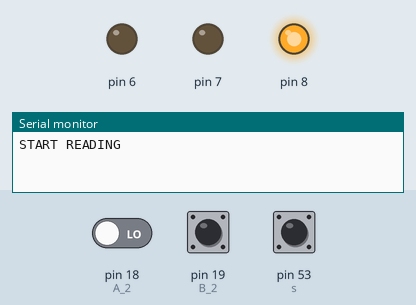
Simulated run of this sketch. Board: Arduino Mega 2560, built with avr-gcc and run on an emulated ATmega2560. On the bench: output pins drawn as LEDs (lit = HIGH), the last lines printed to the serial monitor. Dashed ring = blinking. Inputs (shaded band) come from the test bench; at power-on: pin 53 (s) LOW, pin 18 (A_2) LOW, pin 19 (B_2) HIGH.

Above: at 1.2 s.
1.3 s: pin 53 (s) driven HIGH
At 1.9 s:
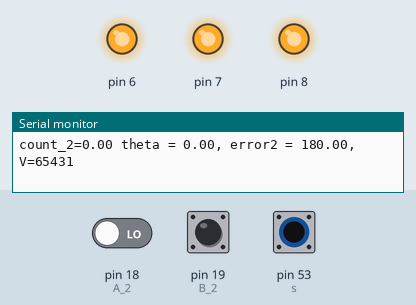
2.8 s: pin 53 (s) driven LOW
At 4.0 s:
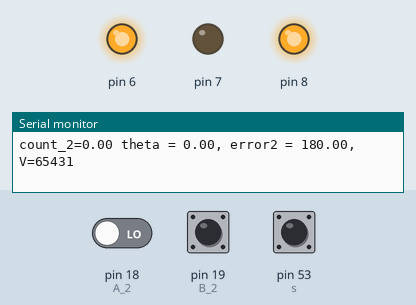
4.3 s: pin 18 (A_2) driven HIGH and pin 53 (s) driven HIGH
At 5.4 s:
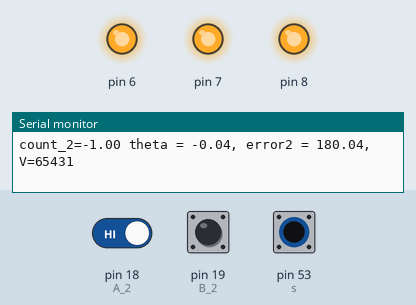
13.3 s: pin 53 (s) pulsed LOW 2 times (0.12 s each, 0.3 s apart)
At 13.52 s:
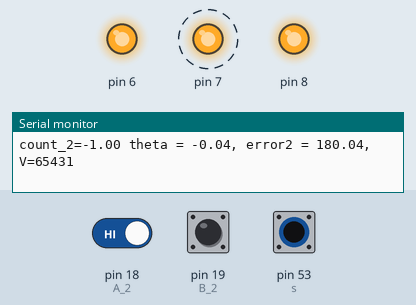
Timing chart, 0 to 16.3 s (numbered marks = the images above; inputs shaded):
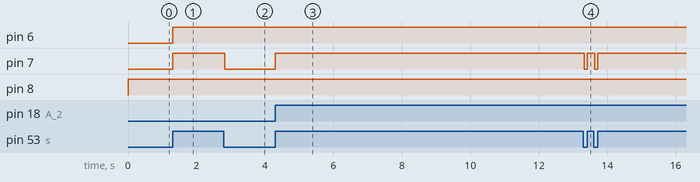

Measured:
- after the input at 1.3 s, pin 6, pin 7: LOW → HIGH at once
- after the input at 2.8 s, pin 7: HIGH → LOW at once
- after the input at 4.3 s, pin 7: LOW → HIGH at once
- after the input at 13.3 s, pin 7: alternates HIGH for 0.22 s and LOW for 0.09 s, 4 changes in all, then stays HIGH, starting at once

The sketch:

proportional_control_7.pde
```cpp
/* proportional control to keep balancing a pendulum on an inverted position*/
#define A_2 18
#define B_2 19
const int s=53;
volatile double count_2 = 0;
const double kp=2.0;
double theta,error2;
const double setpoint=180.0;

void setup()
{ Serial.begin (9600);
  pinMode(A_2, INPUT);
  pinMode(B_2, INPUT);
  DDRH=DDRH|B00111000; /* DDRH|=(1<<PH6)|(1<<PH5); */
  TCCR4A|=(1<<COM4A1)|(1<<WGM40);
  TCCR4B|=(1<<CS41)|(1<<CS40);
  pinMode(s,INPUT);
  attachInterrupt(5, doA2, CHANGE);
  attachInterrupt(4, doB2, CHANGE);
  Serial.println("START READING");
}

void loop()
{ if(digitalRead(s)==HIGH)
{
  theta=count_2*(360.0/10000.0);
  error2=setpoint-theta;

if(error2==0.0)
{
  motorStop();
}
else if(error2>0.0)
{
  motor_CW();
  OCR4A=255.0-(kp*error2);
}
else if(error2<0.0)
{
  if(kp*error2<0)
  {
    motor_CCW();
    OCR4A=(-1)*(-kp*error2+255.0);
  }else{
        motor_CCW();
        OCR4A=kp*error2-255.0;
       }
}
else if(error2>=20.0 || error2<=-20.0)
  {
    motorStop();
  }
serialData();
}else
  {motorStop();}
}

void doA2(){
  // look for a low-to-high on channel A
  if (digitalRead(A_2) == HIGH) {
    // check channel B to see which way encoder is turning
    if (digitalRead(B_2) == LOW) {
      count_2 = count_2 + 1;         // CW
    }
    else {
      count_2 = count_2 - 1;         // CCW
    }
  }
  else   // must be a high-to-low edge on channel A
  {
    // check channel B to see which way encoder is turning
    if (digitalRead(B_2) == HIGH) {
      count_2 = count_2 + 1;          // CW
    }
    else {
      count_2 = count_2 - 1;          // CCW
    }
  }

}
void doB2(){
  // look for a low-to-high on channel B
  if (digitalRead(B_2) == HIGH) {
   // check channel A to see which way encoder is turning
    if (digitalRead(A_2) == HIGH) {
      count_2 = count_2 + 1;         // CW
    }
    else {
      count_2 = count_2 - 1;         // CCW
    }
  }
  // Look for a high-to-low on channel B
  else {
    // check channel B to see which way encoder is turning
    if (digitalRead(A_2) == LOW) {
      count_2 = count_2 + 1;          // CW
    }
    else {
      count_2 = count_2 - 1;          // CCW
    }
  }
}
void motor_CCW()
{
	PORTH=B00010000;
}
void motor_CW()
{
	PORTH=B00110000;
}
void motorStop()
{
	PORTH=B00101000;
}
void serialData()
{
  Serial.print("count_2=");
  Serial.print(count_2);
  Serial.print(" theta = ");
  Serial.print(theta);
  Serial.print(", error2 = ");
  Serial.print(error2);
  Serial.print(", V=");
  Serial.print(OCR4A);
  Serial.println();
}
```
